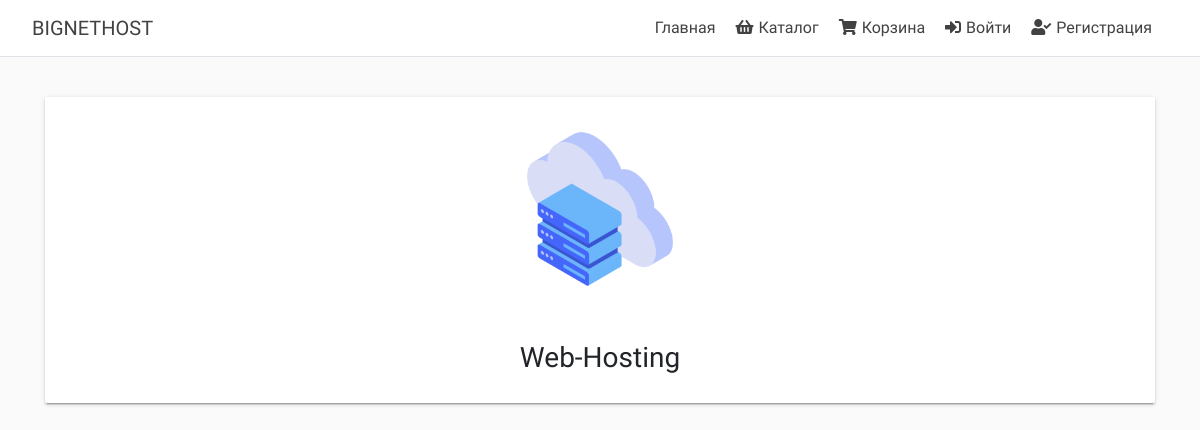
Page /catalog/ on the committed database.
### mainapp/models.py (models this page shows)
class Category(models.Model):
    name = models.CharField('Название категории', max_length=128)
    image = models.ImageField('Картинка', upload_to='img', height_field=None, width_field=None, max_length=100,
                              null=True)
    def __str__(self):
        return self.name
    class Meta:
        verbose_name = 'Категорию'
        verbose_name_plural = 'Категории'

### mainapp/views.py (the view)
# urls.py: path('catalog/', mainapp.catalog, name='catalog'),
def catalog(request):
    categories = Category.objects.all()
    context = {
        'page_title': 'каталог',
        'categories': categories
    }
    return render(request, 'mainapp/catalog.html', context)

### mainapp/templates/mainapp/catalog.html (shortened to what this page needs)
{% extends 'mainapp/base.html' %}
{% load static %}
{% block content %}
    <div class="container">
        <br>
        {% for item in categories %}
            <div class="card-deck">
                <div class="card">
                    <img class="card-img-top" src="{{ item.image.url }}" alt="Card image cap">
                    <div class="card-body text-center">
                        <h3>
                            <a href="{% url 'main:catalog_page' item.pk %}" class="card-title text-center">
                                {{ item }}
                            </a>
                        </h3>
                    </div>
                </div>
            </div>
            <br>
        {% endfor %}
    </div>
{% endblock %}

### static/css/main.css (style rules this page uses)
* { font-family: 'Ubuntu', sans-serif; }
.card { margin-left: 3%; }
.card-img-top { width: 10rem; align-self: center; }
img { margin: 2rem; display: flex; flex-flow: column wrap; justify-content: flex-start; align-items: flex-start; }

### mainapp/templates/mainapp/catalog.html (style rules this page uses)
a, a:hover { text-decoration: #212529; color: #212529; }

### rows in the picture
Category: image (picture), name "Web-Hosting"
